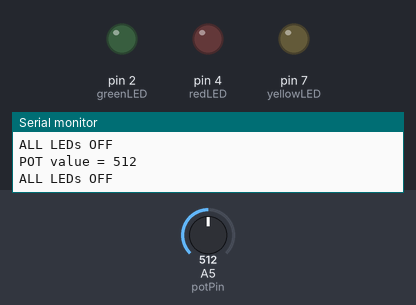
This sketch was run on a simulated Arduino Uno, built with avr-gcc and run on an emulated ATmega328P. Parts: output pins drawn as LEDs (lit = HIGH), the last lines printed to the serial monitor. The inputs (shaded band) are chosen by the test bench; at power-on: A5 (potPin) = 512.

Above: at 1.8 s.
1.9 s: A5 (potPin) set to 317
3.4 s: A5 (potPin) set to 291
At 4.4 s:
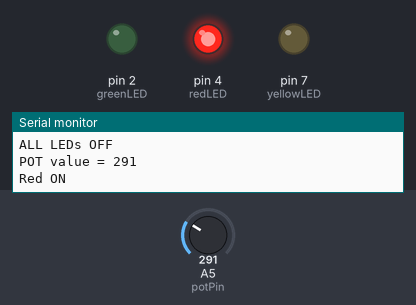
5.5 s: A5 (potPin) set to 190
At 7.2 s:
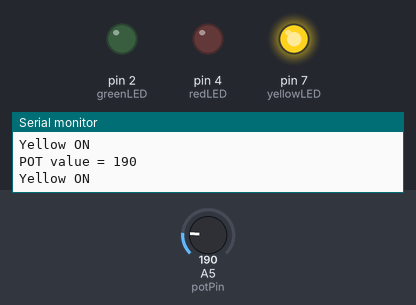
7.5 s: A5 (potPin) set to 90
At 8.8 s:
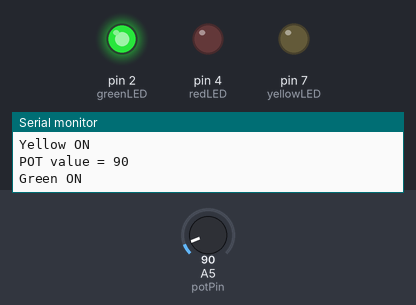
9.5 s: A5 (potPin) set to 110
At 10.3 s:
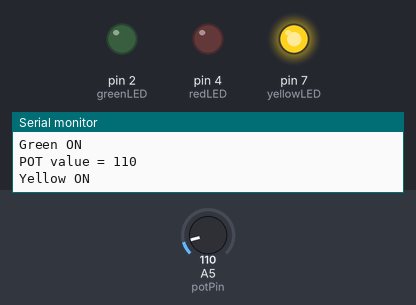
11.5 s: A5 (potPin) set to 210
At 13.1 s:
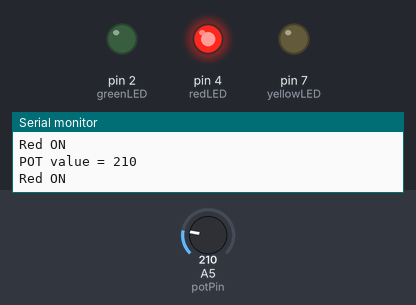
Timing chart, 0 to 14.5 s (numbered marks = the images above; inputs shaded):
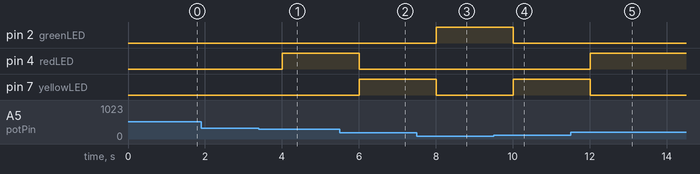

The sketch:

potentiometer__using_condition_.ino
```cpp
int potPin = A5;
int greenLED = 2;
int redLED = 4;
int yellowLED = 7;

void setup() {
  pinMode(greenLED, OUTPUT);
  pinMode(redLED, OUTPUT);
  pinMode(yellowLED, OUTPUT);

  Serial.begin(9600);
}

void loop() {
  int value = analogRead(potPin);

  Serial.print("POT value = ");
  Serial.println(value);

  if (value < 100) {
    digitalWrite(greenLED, HIGH);
    digitalWrite(redLED, LOW);
    digitalWrite(yellowLED, LOW);
    Serial.println("Green ON");
  }

  else if (value > 100 && value < 200) {
    digitalWrite(greenLED, LOW);
    digitalWrite(redLED, LOW);
    digitalWrite(yellowLED, HIGH);
    Serial.println("Yellow ON");
  }

  else if (value > 200 && value < 300) {
    digitalWrite(greenLED, LOW);
    digitalWrite(redLED, HIGH);
    digitalWrite(yellowLED, LOW);
    Serial.println("Red ON");
  }

  else {
    digitalWrite(greenLED, LOW);
    digitalWrite(redLED, LOW);
    digitalWrite(yellowLED, LOW);
    Serial.println("ALL LEDs OFF");
  }

  delay(1000);
}
```

Measured:
- the behaviour switches between 300 and 299 on A5 (potPin) (found by bisection; images 0 and 1)
- after the input at 3.4 s, pin 4 (redLED): LOW → HIGH after 0.60 s
- after the input at 5.5 s, pin 4 (redLED): HIGH → LOW after 0.50 s; pin 7 (yellowLED): LOW → HIGH after 0.50 s
- after the input at 7.5 s, pin 2 (greenLED): LOW → HIGH after 0.50 s; pin 7 (yellowLED): HIGH → LOW after 0.50 s
- after the input at 9.5 s, pin 2 (greenLED): HIGH → LOW after 0.51 s; pin 7 (yellowLED): LOW → HIGH after 0.51 s
- after the input at 11.5 s, pin 4 (redLED): LOW → HIGH after 0.51 s; pin 7 (yellowLED): HIGH → LOW after 0.51 s
